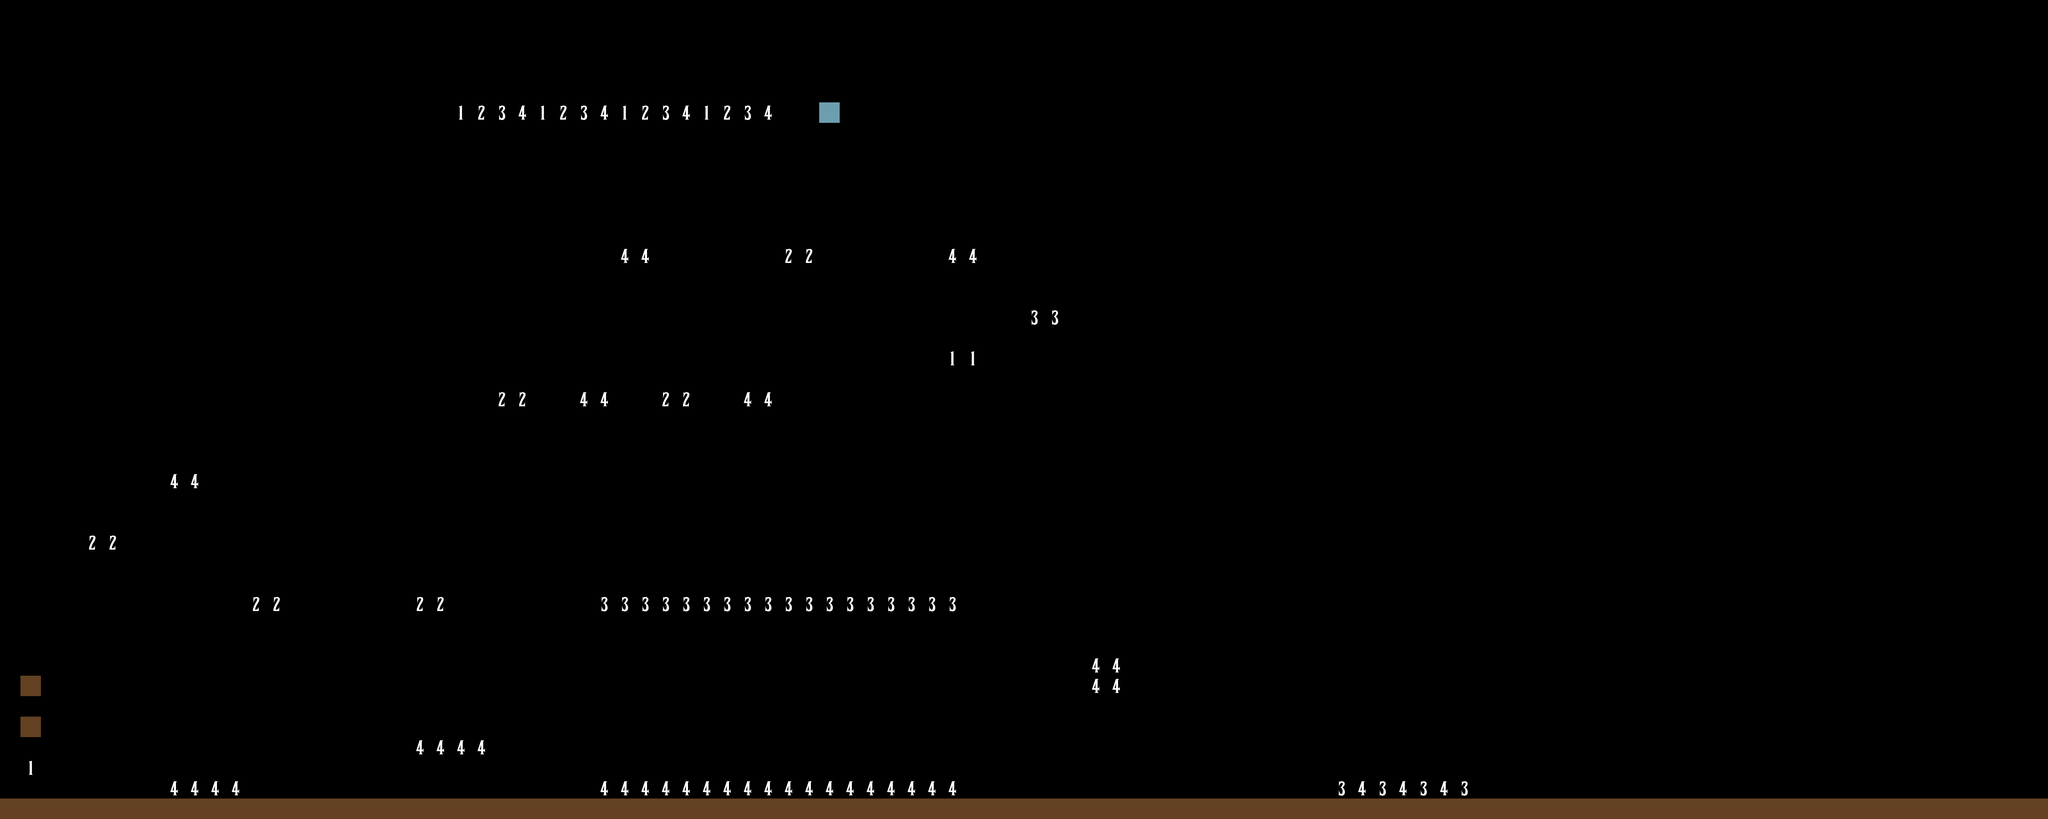

A level layout from a 2D game, rendered from its tile map. Below: a short description, then the map file with tile-grid data replaced by summaries:
An orthogonal 100x40 tile map with 64x64 px tiles, 28 tile layers (pointilles, deathBoxes, platforms, beat1db, ...), 2 hidden layers not drawn and 4 objects.

<map version="1.8" tiledversion="1.8.4" orientation="orthogonal" renderorder="right-down" width="100" height="40" tilewidth="64" tileheight="64" infinite="0" nextlayerid="55" nextobjectid="13">
 <editorsettings>
  <export target="../[game name]/assets/images/map/proto.json" format="json" />
 </editorsettings>
 <tileset firstgid="1" name="tilesetProto" tilewidth="64" tileheight="64" tilecount="12" columns="4">
  <image source="tilesetProto.png" width="256" height="192" />
 </tileset>
 <layer id="2" name="sky" width="100" height="40" visible="0">
  <data>[4000 cells, 3955 non-empty, 2 distinct tile ids]</data>
 </layer>
 <layer id="26" name="pointilles" width="100" height="40">
  <data>[4000 cells, 90 non-empty, 1 distinct tile ids]</data>
 </layer>
 <layer id="3" name="deathBoxes" width="100" height="40">
  <data>[4000 cells, 100 non-empty, 1 distinct tile ids]</data>
 </layer>
 <layer id="1" name="platforms" width="100" height="40">
  <data>[4000 cells, 268 non-empty, 2 distinct tile ids]</data>
 </layer>
 <layer id="24" name="beat1db" width="100" height="40">
  <data>[4000 cells, 0 non-empty, 0 distinct tile ids]</data>
 </layer>
 <group id="14" name="4beats">
  <layer id="5" name="plat41" width="100" height="40" locked="1">
   <data>[4000 cells, 16 non-empty, 1 distinct tile ids]</data>
  </layer>
  <layer id="6" name="plat42" width="100" height="40">
   <data>[4000 cells, 13 non-empty, 1 distinct tile ids]</data>
  </layer>
  <layer id="7" name="plat43" width="100" height="40">
   <data>[4000 cells, 18 non-empty, 1 distinct tile ids]</data>
  </layer>
  <layer id="8" name="plat44" width="100" height="40">
   <data>[4000 cells, 15 non-empty, 1 distinct tile ids]</data>
  </layer>
  <layer id="41" name="deathbox41" width="100" height="40">
   <data>[4000 cells, 1 non-empty, 1 distinct tile ids]</data>
  </layer>
  <layer id="42" name="deathbox42" width="100" height="40">
   <data>[4000 cells, 0 non-empty, 0 distinct tile ids]</data>
  </layer>
  <layer id="44" name="deathbox43" width="100" height="40">
   <data>[4000 cells, 0 non-empty, 0 distinct tile ids]</data>
  </layer>
  <layer id="43" name="deathbox44" width="100" height="40">
   <data>[4000 cells, 0 non-empty, 0 distinct tile ids]</data>
  </layer>
 </group>
 <group id="15" name="8beats">
  <layer id="16" name="plat81" width="100" height="40">
   <data>[4000 cells, 51 non-empty, 1 distinct tile ids]</data>
  </layer>
  <layer id="17" name="plat82" width="100" height="40">
   <data>[4000 cells, 50 non-empty, 1 distinct tile ids]</data>
  </layer>
  <layer id="18" name="plat83" width="100" height="40">
   <data>[4000 cells, 46 non-empty, 1 distinct tile ids]</data>
  </layer>
  <layer id="19" name="plat84" width="100" height="40">
   <data>[4000 cells, 28 non-empty, 1 distinct tile ids]</data>
  </layer>
  <layer id="20" name="plat85" width="100" height="40">
   <data>[4000 cells, 29 non-empty, 1 distinct tile ids]</data>
  </layer>
  <layer id="21" name="plat86" width="100" height="40">
   <data>[4000 cells, 28 non-empty, 1 distinct tile ids]</data>
  </layer>
  <layer id="22" name="plat87" width="100" height="40">
   <data>[4000 cells, 24 non-empty, 1 distinct tile ids]</data>
  </layer>
  <layer id="23" name="plat88" width="100" height="40">
   <data>[4000 cells, 6 non-empty, 1 distinct tile ids]</data>
  </layer>
  <layer id="47" name="deathbox81" width="100" height="40">
   <data>[4000 cells, 1 non-empty, 1 distinct tile ids]</data>
  </layer>
  <layer id="48" name="deathbox82" width="100" height="40">
   <data>[4000 cells, 0 non-empty, 0 distinct tile ids]</data>
  </layer>
  <layer id="50" name="deathbox83" width="100" height="40">
   <data>[4000 cells, 0 non-empty, 0 distinct tile ids]</data>
  </layer>
  <layer id="49" name="deathbox84" width="100" height="40">
   <data>[4000 cells, 0 non-empty, 0 distinct tile ids]</data>
  </layer>
  <layer id="54" name="deathbox85" width="100" height="40">
   <data>[4000 cells, 0 non-empty, 0 distinct tile ids]</data>
  </layer>
  <layer id="53" name="deathbox86" width="100" height="40">
   <data>[4000 cells, 0 non-empty, 0 distinct tile ids]</data>
  </layer>
  <layer id="52" name="deathbox87" width="100" height="40">
   <data>[4000 cells, 0 non-empty, 0 distinct tile ids]</data>
  </layer>
  <layer id="51" name="deathbox88" width="100" height="40">
   <data>[4000 cells, 0 non-empty, 0 distinct tile ids]</data>
  </layer>
 </group>
 <layer id="25" name="notes" width="100" height="40" visible="0">
  <data>[4000 cells, 28 non-empty, 1 distinct tile ids]</data>
 </layer>
 <objectgroup id="27" name="spawns">
  <object id="9" gid="3" x="160.727" y="2274.3" width="64" height="64" />
  <object id="10" gid="3" x="227.758" y="1411.03" width="64" height="64" />
 </objectgroup>
 <objectgroup id="40" name="portals">
  <object id="11" gid="3" x="228.727" y="562.3" width="64" height="64" />
  <object id="12" gid="3" x="95.758" y="567.03" width="64" height="64" />
 </objectgroup>
</map>
